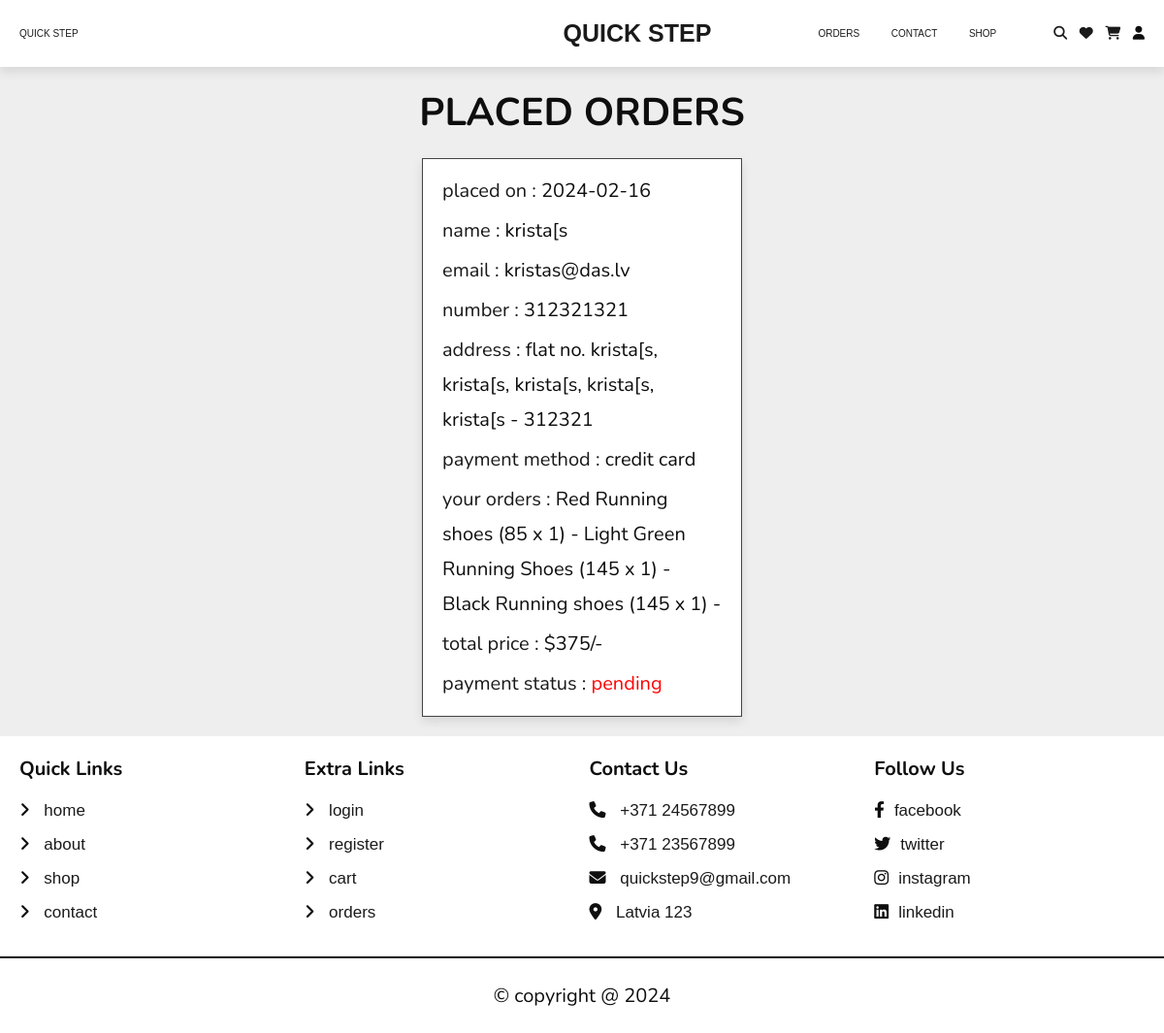
The app's page /orders.php (signed in) with its own data.
### tables this page shows
CREATE TABLE `orders` (
  `id` int(100) NOT NULL,
  `user_id` int(100) NOT NULL,
  `name` varchar(20) NOT NULL,
  `number` varchar(10) NOT NULL,
  `email` varchar(50) NOT NULL,
  `method` varchar(50) NOT NULL,
  `address` varchar(500) NOT NULL,
  `total_products` varchar(1000) NOT NULL,
  `total_price` int(100) NOT NULL,
  `placed_on` date NOT NULL DEFAULT current_timestamp(),
  `payment_status` varchar(20) NOT NULL DEFAULT 'pending'
);

### orders.php (the view, shortened to what this page needs)
<?php
include 'components/connect.php';
if(isset($_SESSION['user_id'])){
   $user_id = $_SESSION['user_id'];
}else{
   $user_id = '';
};
?>
<!DOCTYPE html>
<html lang="en">
<head>
   <link rel="stylesheet" href="https://cdnjs.cloudflare.com/ajax/libs/font-awesome/6.1.1/css/all.min.css">
   <link rel="stylesheet" href="css/style.css">
</head>
<body>
<?php include 'components/user_header.php'; ?>
<section class="orders">
   <h1 class="heading">placed orders</h1>
   <div class="box-container">
   <?php
      if($user_id == ''){
         echo '<p class="empty">please login to see your orders</p>';
      }else{
         $select_orders = $conn->prepare("SELECT * FROM `orders` WHERE user_id = ?");
         $select_orders->execute([$user_id]);
         if($select_orders->rowCount() > 0){
            while($fetch_orders = $select_orders->fetch(PDO::FETCH_ASSOC)){
   ?>
   <div class="box">
      <p>placed on : <span><?= $fetch_orders['placed_on']; ?></span></p>
      <p>name : <span><?= $fetch_orders['name']; ?></span></p>
      <p>email : <span><?= $fetch_orders['email']; ?></span></p>
      <p>number : <span><?= $fetch_orders['number']; ?></span></p>
      <p>address : <span><?= $fetch_orders['address']; ?></span></p>
      <p>payment method : <span><?= $fetch_orders['method']; ?></span></p>
      <p>your orders : <span><?= $fetch_orders['total_products']; ?></span></p>
      <p>total price : <span>$<?= $fetch_orders['total_price']; ?>/-</span></p>
      <p> payment status : <span style="color:<?php if($fetch_orders['payment_status'] == 'pending'){ echo 'red'; }else{ echo 'green'; }; ?>"><?= $fetch_orders['payment_status']; ?></span> </p>
   </div>
   <?php
      }
      }else{
         echo '<p class="empty">no orders placed yet!</p>';
      }
      }
   ?>
   </div>
</section>
<?php include 'components/footer.php'; ?>
</body>
</html>

### css/style.css (style rules this page uses)
:root { --main-color: rgb(14, 14, 14); --orange:#9c9c9c; --red:#e74c3c; --black: rgb(14, 14, 14); --white:#fff; --light-color:#1a1a1a; --light-bg:#eee; --border:.2rem solid var(--black); --box-shadow:0 .5rem 1rem rgba(0,0,0,.1); }
* { font-family: 'Nunito', sans-serif; margin:0; padding:0; box-sizing: border-box; outline: none; border:none; text-decoration: none; }
html { font-size: 62.5%; overflow-x: hidden; }
body { background-color: var(--light-bg); }
section { padding:2rem; max-width: 1300px; margin:0 auto; }
.heading { font-size: 4rem; color:var(--black); margin-bottom: 2rem; text-align: center; text-transform: uppercase; }
.orders .box-container { display: grid; grid-template-columns: repeat(auto-fit, 33rem); gap:1.5rem; align-items: flex-start; justify-content: center; }
.orders .box-container .box { padding:1rem 2rem; flex:1 1 40rem; border: 1px solid #444; background-color: var(--white); box-shadow: var(--box-shadow); }
.orders .box-container .box p { margin:.5rem 0; line-height: 1.8; font-size: 2rem; color:var(--light-color); }
.orders .box-container .box p span { color:var(--main-color); }

### records on screen
orders: placed_on "2024-02-16", name "krista[s", email "kristas@das.lv", number "312321321", address "flat no. krista[s, krista[s, krista[s, krista[s, krista[s - 312321", method "credit card", total_products "Red Running shoes (85 x 1) - Light Green Running Shoes (145 x 1) - Black Running shoes (145 x 1) -", total_price "375", payment_status "pending"
